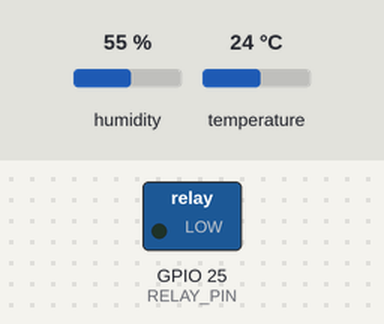
This sketch was run on a simulated ESP32. On the bench: switched loads named in the sketch (green lamp = pin HIGH). Inputs (shaded band) come from the test bench; at power-on: humidity 55 %, temperature 24 °C. WiFi joins after 1.5 s; servers stay silent unless stated; uploads are accepted with an empty reply; what the sketch prints to the serial monitor is not drawn.

Above: at 2.9 s.
3.0 s: humidity set to 69 %
16.8 s: humidity set to 72 %
At 21.6 s:
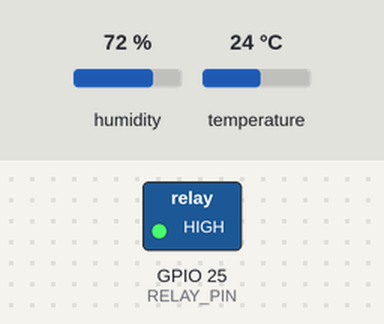
Timing chart, 0 to 23.1 s (numbered marks = the images above; inputs shaded):
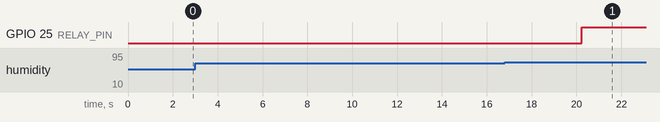

The sketch:

midterm_sensor.ino
```cpp
#include <WiFi.h>
#include <HTTPClient.h>
#include "DHT.h"
#include <ArduinoJson.h>

#define DHTPIN 4
#define DHTTYPE DHT11
#define RELAY_PIN 25

const char* ssid = "myUUM-Guest";
const char* password = "";
const char* serverURL = "https://humancc.site/shifaqmawaddah/backend/insert.php";
const char* thresholdURL = "https://humancc.site/shifaqmawaddah/backend/get_thresholds.php";

// Default thresholds
float tempThreshold = 26.0;
float humThreshold = 70.0;

DHT dht(DHTPIN, DHTTYPE);
unsigned long lastSendTime = 0;
unsigned long lastThresholdFetchTime = 0;

const unsigned long sendInterval = 10000;         // 10 seconds
const unsigned long thresholdFetchInterval = 5000; // 5 seconds

bool lastRelayStatus = false;  // Track previous relay state for change detection

void setup() {
  Serial.begin(115200);
  pinMode(RELAY_PIN, OUTPUT);
  digitalWrite(RELAY_PIN, LOW);
  dht.begin();

  Serial.print("Connecting to WiFi");
  WiFi.begin(ssid, password);
  while (WiFi.status() != WL_CONNECTED) {
    delay(500);
    Serial.print(".");
  }
  Serial.println("\nWiFi connected!");

  // Initial threshold fetch
  fetchThresholds();
}

void loop() {
  unsigned long currentMillis = millis();

  // Fetch updated thresholds every 5 seconds
  if (currentMillis - lastThresholdFetchTime >= thresholdFetchInterval) {
    lastThresholdFetchTime = currentMillis;
    fetchThresholds();
  }

  // Send sensor data every 10 seconds
  if (currentMillis - lastSendTime >= sendInterval) {
    lastSendTime = currentMillis;

    float temp = dht.readTemperature();
    float hum = dht.readHumidity();

    if (!isnan(temp) && !isnan(hum)) {
      // Print current thresholds for debug
      Serial.println("Current Thresholds => Temp: " + String(tempThreshold) + " ¡ÆC, Hum: " + String(humThreshold) + " %");

      // Evaluate relay condition
      bool relayStatus = (temp > tempThreshold || hum > humThreshold);
      digitalWrite(RELAY_PIN, relayStatus ? HIGH : LOW);

      // Print only if relay status changes
      if (relayStatus != lastRelayStatus) {
        Serial.println("Relay: " + String(relayStatus ? "ON" : "OFF"));
        lastRelayStatus = relayStatus;
      }

      Serial.println("Reading => Temp: " + String(temp, 2) + " ¡ÆC, Hum: " + String(hum, 2) + " %");

      if (WiFi.status() == WL_CONNECTED) {
        HTTPClient http;
        http.begin(serverURL);
        http.addHeader("Content-Type", "application/json");

        String payload = "{\"temperature\":" + String(temp, 2) +
                         ",\"humidity\":" + String(hum, 2) +
                         ",\"relay_status\":" + String(relayStatus ? 1 : 0) + "}";

        int httpResponseCode = http.POST(payload);
        Serial.println("POST response: " + String(httpResponseCode));
        Serial.println("Payload: " + payload);
        http.end();
      } else {
        Serial.println("WiFi disconnected. Skipping upload.");
      }
    } else {
      Serial.println("Failed to read from DHT sensor!");
    }
  }
}

void fetchThresholds() {
  if (WiFi.status() == WL_CONNECTED) {
    HTTPClient http;
    http.begin(thresholdURL);
    int httpResponseCode = http.GET();

    if (httpResponseCode == 200) {
      String response = http.getString();
      Serial.println("Threshold Response: " + response);  // Debug: show raw JSON

      StaticJsonDocument<200> doc;
      DeserializationError error = deserializeJson(doc, response);

      if (!error && doc.containsKey("temp_threshold") && doc.containsKey("humidity_threshold")) {
        // Convert string values to float safely
        tempThreshold = String(doc["temp_threshold"]).toFloat();
        humThreshold = String(doc["humidity_threshold"]).toFloat();

        Serial.println("Updated thresholds:");
        Serial.println("Temp Threshold = " + String(tempThreshold));
        Serial.println("Humidity Threshold = " + String(humThreshold));
      } else {
        Serial.print("JSON parse error: ");
        Serial.println(error.c_str());
        Serial.println("Invalid or missing keys in response.");
      }
    } else {
      Serial.println("Failed to fetch thresholds, HTTP code: " + String(httpResponseCode));
    }
    http.end();
  } else {
    Serial.println("WiFi not connected. Cannot fetch thresholds.");
  }
}
```

Measured:
- the behaviour switches between 70 and 71 % on humidity (found by bisection; images 0 and 1)
- after the input at 3.0 s, every drawn part: stays the same
- after the input at 16.8 s, GPIO 25 (RELAY_PIN): LOW → HIGH after 3.4 s
